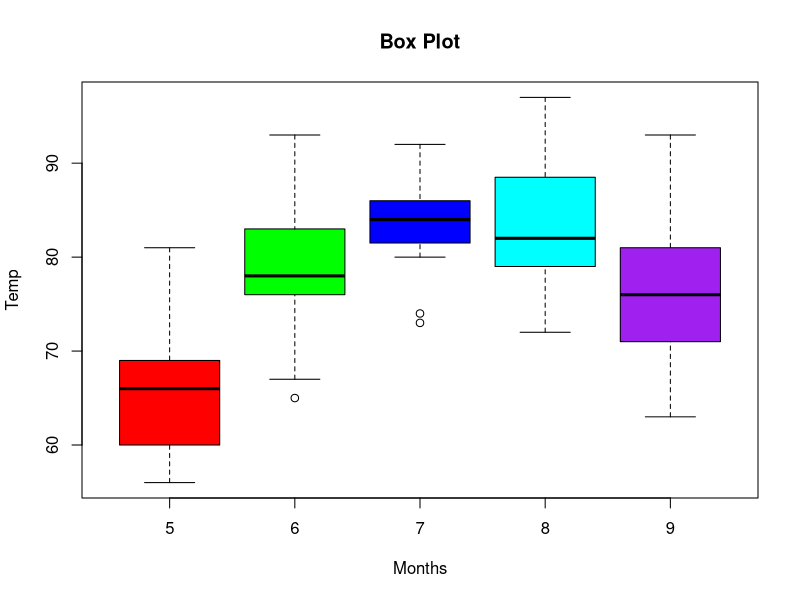

This figure's R source: (Note: this script raises an error after producing the figure.)
boxplot(airquality$Temp~airquality$Month,main="Box Plot",xlab="Months",ylab="Temp",col=c("red","green","blue","cyan","purple"))


rollno = c(1,2,3)
name = c("A","B","C")
hobby = c("Coding","Watching","Singing")

cat("Enter 1 For :- convert into list")
cat("\nEnter 2 For :- Count number of element in a given list")
cat("\nEnter 3 For :- Delete hobby from list and display updated list")
cat("\nEnter 4 For :- . Update particular name of student and display updated list")


a = readline("Enter Your Choice :- ")
a = as.numeric(a)

if (a==1){
  raj = list(rollno,name,hobby)
  print(raj)
}else if(a==2){
  n = length(raj)
  cat("Answer 2 is :- ",n)
}else if(a==3){
  n = raj[["hobby"]] <- NULL
  print(n)
}else if(a==4){
  j = raj[2] = "Raj"
  print(raj)
}else{
  print("Please Enter Correct Choice...")
}